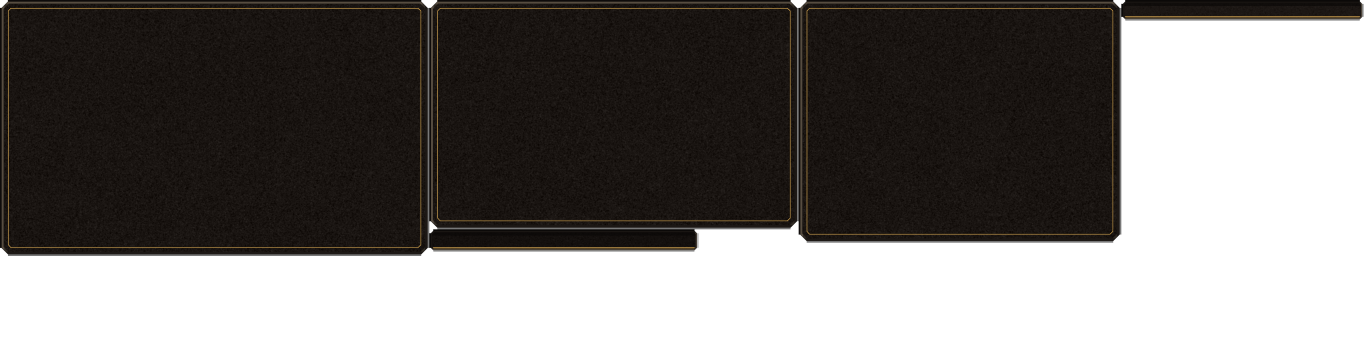
#> input picture AWAKE/AssetSources/GauntletUI/ui_awake_frame_1.png, 4096 x 1024 px, given in place of General__Button__main_button_regular.png, which was not available (shown at 1/3 size)
$ python _probe_ref_zone.py
#> lines starting #> are read from the running program, lines starting #| are printed output that depends on the picture; after the words box and inside, x2 and y2 are one past the last pixel; in counts of white or black regions, pixels touching at a corner belong together; pictures that were not available may be replaced by others from this repository, and a replacement may not be noted
# -*- coding: utf-8 -*-
"""原版铁到底冷不冷？—— 用"位置"而不是"颜色阈值"切木/铁，避免自证。

上一版 _probe_ref_color.py 用 `r-b>=10` 切木面，于是"铁面"的定义变成了
"r-b<10 的像素"。这有自证之嫌：如果原版铁本来就有一点点暖，就会被切进木面里，
剩下的铁面自然显得中性。⇒ 本脚本改用**位置**切：
  木面 = 中间那条横带（去掉上下铁轨）；铁轨 = 最上/最下若干行。
输出 out/study/tone/ref_zone.txt
"""
import os

from PIL import Image

import make_button_primary as mb

OUT = os.path.join(mb.HERE, "out", "study", "tone")
os.makedirs(OUT, exist_ok=True)
REF = os.path.normpath(os.path.join(mb.HERE, "..", "awake-ui-lab", "out", "atlas",
                                    "sprites", "General__Button__main_button_regular.png"))
lines = []


def rows(im, tag, y0f, y1f, x0f=0.06, x1f=0.94):
    """按**行比例**取一条横带（x 也收一点，避开端头装饰）。"""
    im = im.convert("RGBA")
    W, H = im.size
    px = im.load()
    rs, gs, bs = [], [], []
    y0, y1 = int(H * y0f), max(int(H * y1f), int(H * y0f) + 1)
    x0, x1 = int(W * x0f), int(W * x1f)
    for y in range(y0, y1):
        for x in range(x0, x1):
            r, g, b, a = px[x, y]
            if a <= 128:
                continue
            rs.append(r)
            gs.append(g)
            bs.append(b)
    if not rs:
        lines.append("%-30s (空)" % tag)
        return
    n = len(rs)
    mr, mg, mb_ = sum(rs) / n, sum(gs) / n, sum(bs) / n
    v = max(mr, mg, mb_)
    lines.append("%-30s n=%5d  RGB #%02X%02X%02X  R-B %+5.1f  G-B %+5.1f  峰V %5.1f"
                 % (tag, n, int(mr), int(mg), int(mb_), mr - mb_, mg - mb_, v))


im = Image.open(REF).convert("RGBA")
#> im is the input picture: PIL image 4096x1024 RGBA; mean R, G, B, A 16.4, 13.1, 10.8, 154
a = im.split()[3].point(lambda v: 255 if v > 128 else 0)
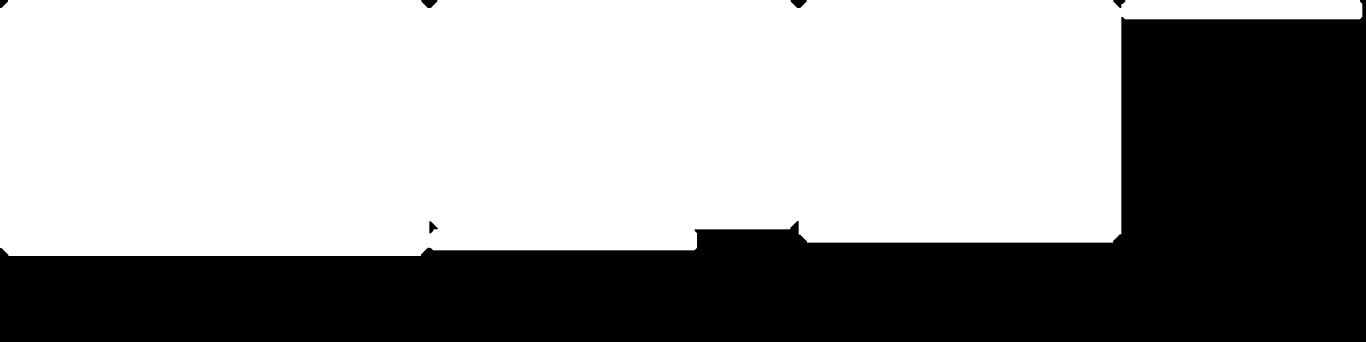
#> a: PIL image 4096x1024 L (shown at 1/3 size); 60.6% white; 6 black regions, box (x1, y1, x2, y2) and area: (0, 0, 4096, 1024) 1647896, (1264, 0, 1312, 24) 772, (2372, 0, 2420, 24) 772, (1288, 664, 1313, 700) 507, (3340, 0, 3376, 24) 502, (0, 0, 24, 24) 386
body = im.crop(a.getbbox())
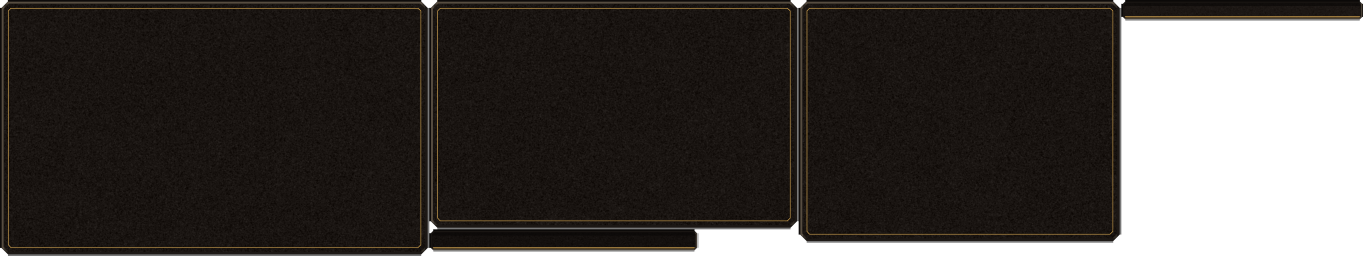
#> body: PIL image 4087x768 RGBA (shown at 1/3 size); mean R, G, B, A 21.9, 17.5, 14.4, 205.8; transparent parts drawn white
body = body.resize((max(1, round(body.width * 35.0 / body.height)), 35), Image.LANCZOS)
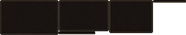
#> body: PIL image 186x35 RGBA; mean R, G, B, A 23.2, 18.7, 14.8, 205.8; transparent parts drawn white
lines.append("== 原版 main_button_regular（缩到 h=35）按行比例切片 ==")
for i in range(9):
    rows(body, "  行 %.2f~%.2f" % (i / 9.0, (i + 1) / 9.0), i / 9.0, (i + 1) / 9.0)

lines.append("")
lines.append("== 对照：本项目主按钮 ==")
p = os.path.join(mb.OUT_BTN, "btn_primary_110.png")
if os.path.exists(p):
    im2 = Image.open(p)
    for i in range(9):
        rows(im2, "  行 %.2f~%.2f" % (i / 9.0, (i + 1) / 9.0), i / 9.0, (i + 1) / 9.0)

txt = "\n".join(lines)
open(os.path.join(OUT, "ref_zone.txt"), "w", encoding="utf-8").write(txt)
print(txt)
